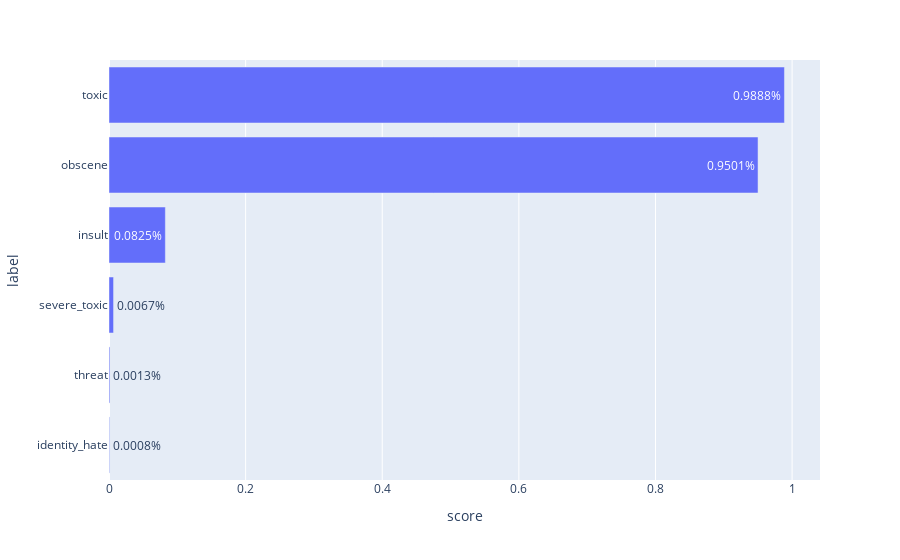

Write notebook code for a chart like this one.
### Code cell
import plotly.express as px

result_df = pd.DataFrame(result)
result_df["text"] = result_df["score"].apply(lambda x: f"{x:.4f}%")
result_df = result_df.sort_values(by="score")

fig = px.bar(
    result_df,
    x="score",
    y="label",
    text="text",
    orientation="h",
    hover_data=["label", "score"],
)
fig.show()

### Figure 1 — Plotly figure (JSON) as saved in the notebook; plotly's stock layout.template omitted (floating-point values rounded to 4 significant figures)
{"data": [{"alignmentgroup": "True", "hovertemplate": "score=%{x}<br>label=%{y}<br>text=%{text}<extra></extra>", "legendgroup": "", "marker": {"color": "#636efa", "pattern": {"shape": ""}}, "name": "", "offsetgroup": "", "orientation": "h", "showlegend": false, "text": ["0.0008%", "0.0013%", "0.0067%", "0.0825%", "0.9501%", "0.9888%"], "textposition": "auto", "type": "bar", "x": [0.0008219, 0.001292, 0.006672, 0.08251, 0.9501, 0.9888], "xaxis": "x", "y": ["identity_hate", "threat", "severe_toxic", "insult", "obscene", "toxic"], "yaxis": "y"}], "layout": {"autosize": true, "barmode": "relative", "legend": {"tracegroupgap": 0}, "margin": {"t": 60}, "xaxis": {"anchor": "y", "autorange": true, "domain": [0, 1], "range": [0, 1.041], "title": {"text": "score"}, "type": "linear"}, "yaxis": {"anchor": "x", "autorange": true, "domain": [0, 1], "range": [-0.5, 5.5], "title": {"text": "label"}, "type": "category"}}}
